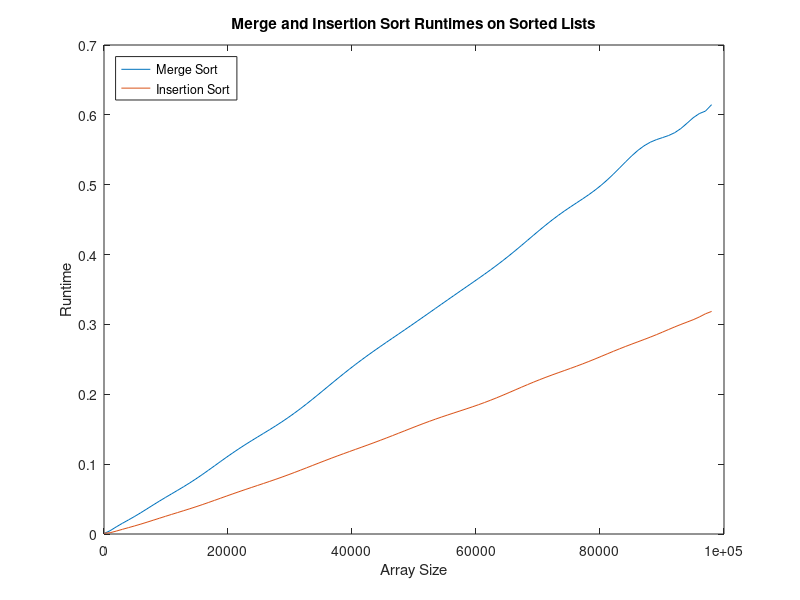

This chart was generated by the following MATLAB code:
clearvars;
fid = fopen('input.txt', 'r');
temp = textscan(fid, '%d %f %f');
fclose(fid);
x = double(temp{1});     %size
my = double(temp{2});    %mTime
iy = double(temp{3});    %iTime

figure;

n = 20;
p = polyfit(x, my, n);
x1 = linspace(min(x), max(x));
y1 = polyval(p, x1);

p = polyfit(x, iy, n);
x2 = linspace(min(x), max(x));
y2 = polyval(p, x2);

plot(x1, y1, x2, y2);

title("Merge and Insertion Sort Runtimes on Sorted Lists");
xlabel("Array Size");
ylabel("Runtime");
legend('Merge Sort', 'Insertion Sort', 'location', 'northwest');